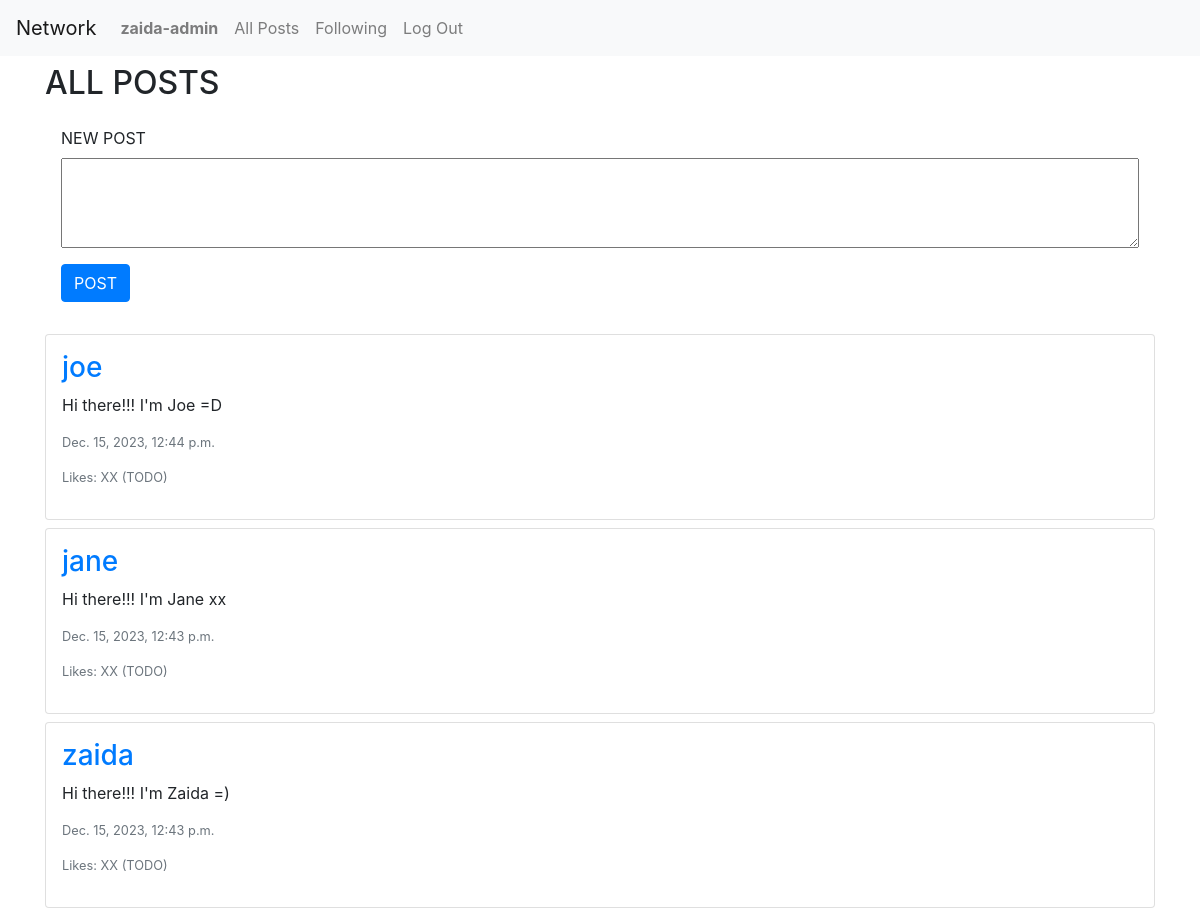
Screenshot of / (signed in) with the database file from the repository.
### network/models.py (models this page shows, shortened)
class User(AbstractUser):
    pass

class Post(models.Model):
    author = models.ForeignKey(User, on_delete=models.CASCADE, related_name='posts')
    body = models.CharField(max_length=255)
    timestamp = models.DateTimeField(auto_now_add=True)

### network/views.py (the view)
# urls.py: path("", views.index, name="index"),
def index(request):
    posts = Post.objects.all().order_by('id').reverse()
    paginator = Paginator(posts, 10)
    page_number = request.GET.get('page')
    page_obj = paginator.get_page(page_number)
    return render(request, "network/index.html", {
        'posts': posts,
        'page_obj': page_obj
    })

### network/templates/network/index.html (shortened to what this page needs)
{% extends "network/layout.html" %} {% block body %}
<div class="container pt-2">
  <h2>ALL POSTS</h2>
  {% if user.is_authenticated %}
  <form
    action="{% url 'compose' %}"
    method="post"
    id="compose-form"
    class="d-flex flex-column p-3"
  >
    <div class="form-group d-flex flex-column">
      <label for="compose-body">NEW POST</label>
      <textarea
        name="compose-body"
        id="compose-body"
        cols="30"
        rows="3"
        class="p-2"
      >
      </textarea>
    </div>
    <div class="form-group">
      <input type="submit" class="btn btn-primary" value="POST" />
    </div>
  </form>
  {% endif %}
  <div id="all-posts">
    {% for post in page_obj %}
    <div class="card mb-2 p-3">
      <h3>
        <a href="{% url 'profile' user_id=post.author.id %}"
          >{{ post.author }}</a
        >
      </h3>
      <p>{{ post.body }}</p>
      <p class="text-secondary lh-1 small">{{ post.timestamp }}</p>
      <p class="text-secondary lh-1 small">Likes: XX (TODO)</p>
    </div>
    {% empty %}
    <h3>No posts available</h3>
    {% endfor %}
  </div>
</div>
{% endblock %}

### network/templates/network/layout.html (shortened to what this page needs)
{% load static %}
<!DOCTYPE html>
<html lang="en">
  <head>
    <link
      rel="stylesheet"
      href="https://stackpath.bootstrapcdn.com/bootstrap/4.4.1/css/bootstrap.min.css"
    />
    <link href="{% static 'network/styles.css' %}" rel="stylesheet" />
  </head>
  <body>
    <nav class="navbar navbar-expand-lg navbar-light bg-light">
      <a class="navbar-brand" href="{% url 'index' %}">Network</a>
      <div>
        <ul class="navbar-nav mr-auto">
          {% if user.is_authenticated %}
          <li class="nav-item">
            <a class="nav-link" href="{% url 'profile' user_id=user.id %}"
              ><strong>{{ user.username }}</strong></a
            >
          </li>
          {% endif %}
          <li class="nav-item">
            <a class="nav-link" href="{% url 'index' %}">All Posts</a>
          </li>
          {% if user.is_authenticated %}
          <li class="nav-item">
            <a class="nav-link" href="{% url 'following' %}">Following</a>
          </li>
          <li class="nav-item">
            <a class="nav-link" href="{% url 'logout' %}">Log Out</a>
          </li>
          {% endif %}
        </ul>
      </div>
    </nav>
    <div class="body">{% block body %} {% endblock %}</div>
  </body>
</html>

### rows the page displays
User: username "zaida-admin"
Post: author "joe", body "Hi there!!! I'm Joe =D", timestamp "Dec. 15, 2023, 12:44 p.m."
Post: author "jane", body "Hi there!!! I'm Jane xx", timestamp "Dec. 15, 2023, 12:43 p.m."
Post: author "zaida", body "Hi there!!! I'm Zaida =)", timestamp "Dec. 15, 2023, 12:43 p.m."
